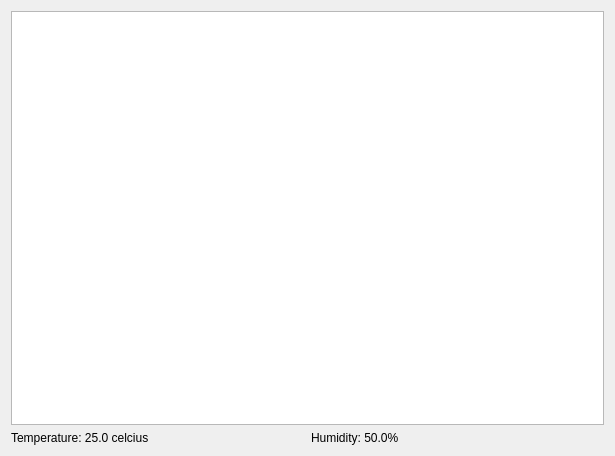
<?xml version="1.0" encoding="UTF-8"?>
<ui version="4.0">
 <class>Form</class>
 <widget class="QWidget" name="Form">
  <property name="geometry">
   <rect>
    <x>0</x>
    <y>0</y>
    <width>615</width>
    <height>456</height>
   </rect>
  </property>
  <property name="windowTitle">
   <string>Form</string>
  </property>
  <layout class="QVBoxLayout" name="verticalLayout">
   <item>
    <widget class="GraphicsLayoutWidget" name="graph"/>
   </item>
   <item>
    <layout class="QHBoxLayout" name="horizontalLayout">
     <item>
      <widget class="QLabel" name="raw0">
       <property name="text">
        <string>Temperature: 25.0 celcius</string>
       </property>
      </widget>
     </item>
     <item>
      <widget class="QLabel" name="raw1">
       <property name="text">
        <string>Humidity: 50.0%</string>
       </property>
      </widget>
     </item>
    </layout>
   </item>
  </layout>
 </widget>
 <customwidgets>
  <customwidget>
   <class>GraphicsLayoutWidget</class>
   <extends>QGraphicsView</extends>
   <header>pyqtgraph</header>
  </customwidget>
 </customwidgets>
 <resources/>
 <connections/>
</ui>
